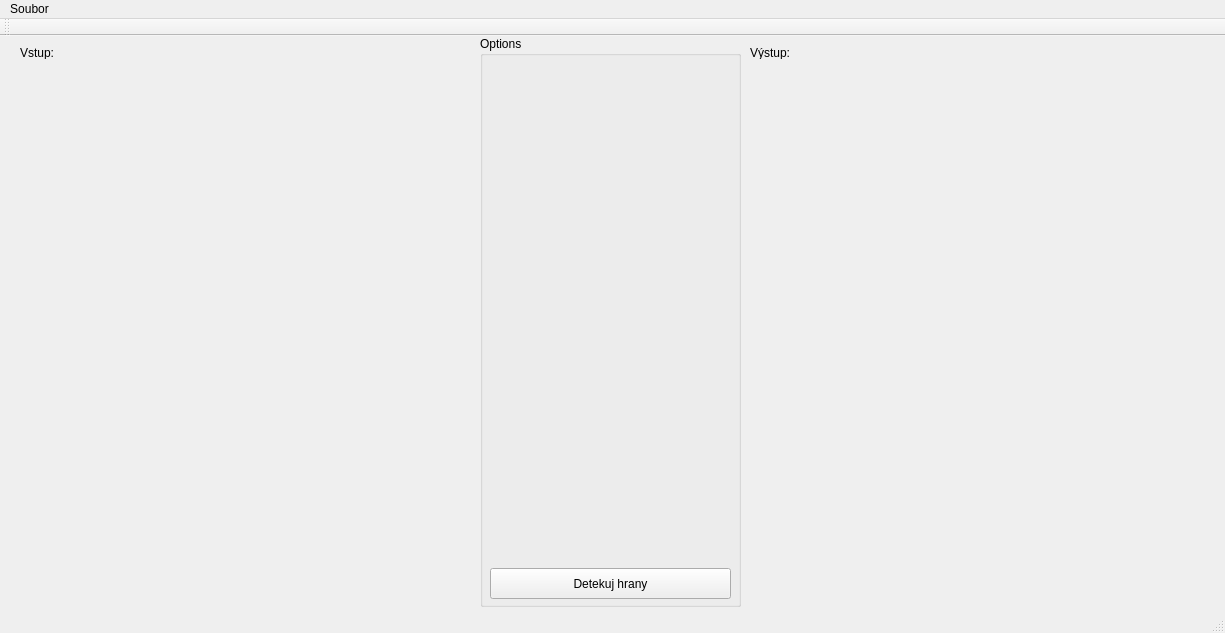
<?xml version="1.0" encoding="UTF-8"?>
<ui version="4.0">
 <class>MainWindow</class>
 <widget class="QMainWindow" name="MainWindow">
  <property name="geometry">
   <rect>
    <x>0</x>
    <y>0</y>
    <width>1225</width>
    <height>633</height>
   </rect>
  </property>
  <property name="windowTitle">
   <string>MainWindow</string>
  </property>
  <widget class="QWidget" name="centralWidget">
   <widget class="QGroupBox" name="groupBox">
    <property name="geometry">
     <rect>
      <x>480</x>
      <y>0</y>
      <width>261</width>
      <height>571</height>
     </rect>
    </property>
    <property name="title">
     <string>Options</string>
    </property>
    <widget class="QPushButton" name="pushButton">
     <property name="geometry">
      <rect>
       <x>10</x>
       <y>532</y>
       <width>241</width>
       <height>31</height>
      </rect>
     </property>
     <property name="text">
      <string>Detekuj hrany</string>
     </property>
    </widget>
   </widget>
   <widget class="QLabel" name="imgVstup">
    <property name="geometry">
     <rect>
      <x>10</x>
      <y>30</y>
      <width>461</width>
      <height>541</height>
     </rect>
    </property>
    <property name="text">
     <string/>
    </property>
   </widget>
   <widget class="QLabel" name="imgVystup">
    <property name="geometry">
     <rect>
      <x>750</x>
      <y>30</y>
      <width>461</width>
      <height>531</height>
     </rect>
    </property>
    <property name="text">
     <string/>
    </property>
   </widget>
   <widget class="QLabel" name="label">
    <property name="geometry">
     <rect>
      <x>20</x>
      <y>10</y>
      <width>46</width>
      <height>13</height>
     </rect>
    </property>
    <property name="text">
     <string>Vstup:</string>
    </property>
   </widget>
   <widget class="QLabel" name="label_2">
    <property name="geometry">
     <rect>
      <x>750</x>
      <y>10</y>
      <width>46</width>
      <height>13</height>
     </rect>
    </property>
    <property name="text">
     <string>Výstup:</string>
    </property>
   </widget>
  </widget>
  <widget class="QMenuBar" name="menuBar">
   <property name="geometry">
    <rect>
     <x>0</x>
     <y>0</y>
     <width>1225</width>
     <height>21</height>
    </rect>
   </property>
   <widget class="QMenu" name="menuSoubor">
    <property name="title">
     <string>Soubor</string>
    </property>
    <addaction name="actionOtev_t"/>
    <addaction name="actionUlo_it"/>
    <addaction name="separator"/>
    <addaction name="actionKonec"/>
   </widget>
   <addaction name="menuSoubor"/>
  </widget>
  <widget class="QToolBar" name="mainToolBar">
   <attribute name="toolBarArea">
    <enum>TopToolBarArea</enum>
   </attribute>
   <attribute name="toolBarBreak">
    <bool>false</bool>
   </attribute>
  </widget>
  <widget class="QStatusBar" name="statusBar"/>
  <action name="actionOtev_t">
   <property name="text">
    <string>Otevřít vstup</string>
   </property>
  </action>
  <action name="actionUlo_it">
   <property name="text">
    <string>Uložit výstup</string>
   </property>
  </action>
  <action name="actionKonec">
   <property name="text">
    <string>Konec</string>
   </property>
  </action>
 </widget>
 <layoutdefault spacing="6" margin="11"/>
 <resources/>
 <connections/>
</ui>
